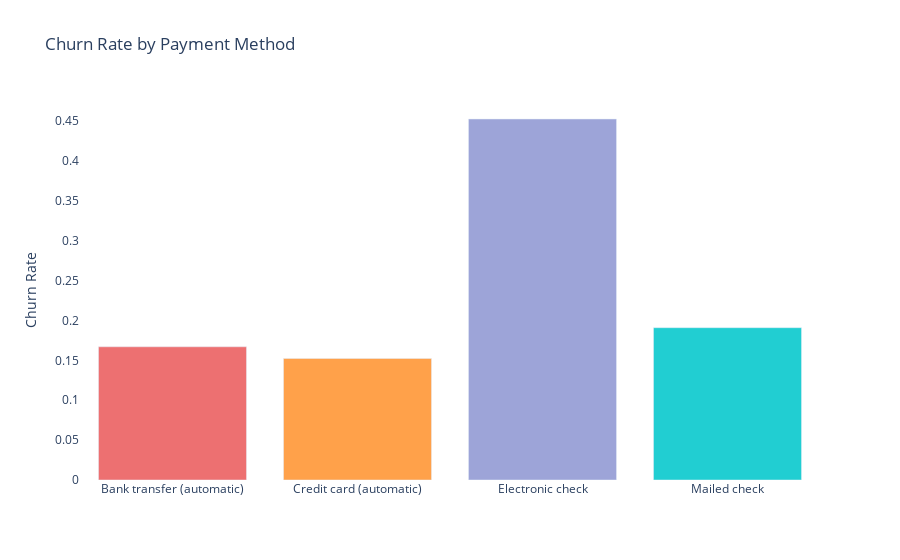

Notebook source saved alongside this figure:
### Code cell
# Churn Rate by Payment Method
plot_by_payment = df.groupby('PaymentMethod').Churn.mean().reset_index()
plot_data = [
    go.Bar(
        x=plot_by_payment['PaymentMethod'],
        y=plot_by_payment['Churn'],
        width = [0.8],
        marker = dict(
            color=['#ed7071','#ffa14a', '#9da4d8', '#21ced2']
        )
    )
]

layout=go.Layout(
    xaxis={"type": "category"},
    yaxis={"title": "Churn Rate"},
    title="Churn Rate by Payment Method",
    plot_bgcolor = 'white',
    paper_bgcolor = 'white',
)

fig = go.Figure(data=plot_data, layout=layout)
iplot(fig)

### Figure 1 — Plotly figure (JSON) as saved in the notebook; plotly's stock layout.template omitted (floating-point values rounded to 4 significant figures)
{"data": [{"marker": {"color": ["#ed7071", "#ffa14a", "#9da4d8", "#21ced2"]}, "type": "bar", "width": [0.8], "x": ["Bank transfer (automatic)", "Credit card (automatic)", "Electronic check", "Mailed check"], "y": [0.1671, 0.1524, 0.4529, 0.1911]}], "layout": {"paper_bgcolor": "white", "plot_bgcolor": "white", "title": {"text": "Churn Rate by Payment Method"}, "xaxis": {"type": "category"}, "yaxis": {"title": {"text": "Churn Rate"}}}}
